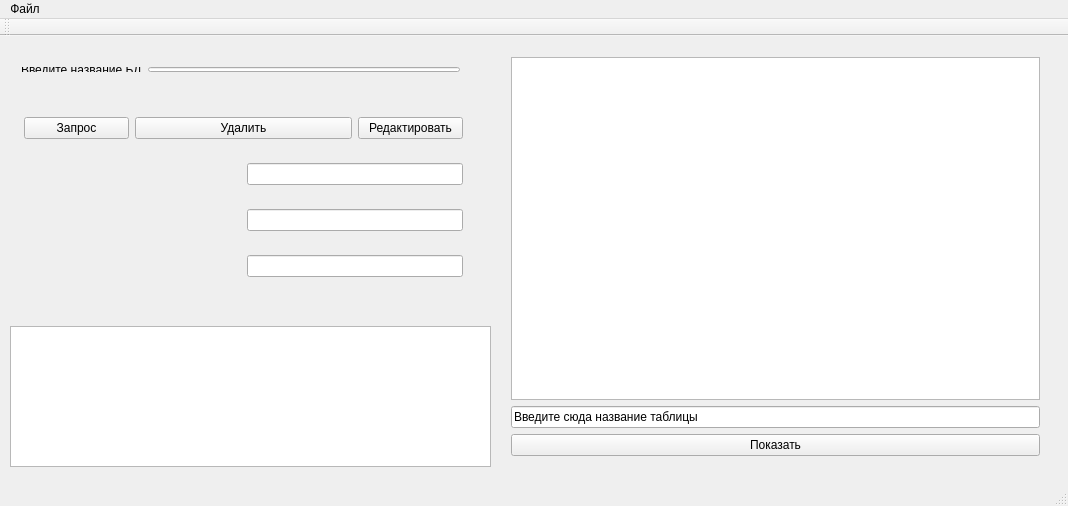
<?xml version="1.0" encoding="UTF-8"?>
<ui version="4.0">
 <class>MainWindow</class>
 <widget class="QMainWindow" name="MainWindow">
  <property name="geometry">
   <rect>
    <x>0</x>
    <y>0</y>
    <width>1068</width>
    <height>506</height>
   </rect>
  </property>
  <property name="windowTitle">
   <string>MainWindow</string>
  </property>
  <widget class="QWidget" name="centralWidget">
   <widget class="QWidget" name="verticalLayoutWidget">
    <property name="geometry">
     <rect>
      <x>500</x>
      <y>10</y>
      <width>551</width>
      <height>421</height>
     </rect>
    </property>
    <layout class="QVBoxLayout" name="verticalLayout">
     <item>
      <widget class="QTableView" name="tableView"/>
     </item>
     <item>
      <widget class="QLineEdit" name="editNameTb">
       <property name="text">
        <string>Введите сюда название таблицы</string>
       </property>
      </widget>
     </item>
     <item>
      <widget class="QPushButton" name="showDB">
       <property name="text">
        <string>Показать</string>
       </property>
      </widget>
     </item>
    </layout>
   </widget>
   <widget class="QTextEdit" name="editStatus">
    <property name="geometry">
     <rect>
      <x>10</x>
      <y>290</y>
      <width>481</width>
      <height>141</height>
     </rect>
    </property>
   </widget>
   <widget class="QWidget" name="layoutWidget">
    <property name="geometry">
     <rect>
      <x>13</x>
      <y>52</y>
      <width>461</width>
      <height>221</height>
     </rect>
    </property>
    <layout class="QGridLayout" name="gridLayout">
     <item row="0" column="0">
      <widget class="QPushButton" name="buttQuery">
       <property name="text">
        <string>Запрос</string>
       </property>
      </widget>
     </item>
     <item row="0" column="3">
      <widget class="QPushButton" name="buttQueryEdit">
       <property name="text">
        <string>Редактировать</string>
       </property>
      </widget>
     </item>
     <item row="1" column="0" colspan="2">
      <widget class="QLabel" name="labQuery1">
       <property name="text">
        <string/>
       </property>
      </widget>
     </item>
     <item row="2" column="0" colspan="2">
      <widget class="QLabel" name="labQuery2">
       <property name="text">
        <string/>
       </property>
      </widget>
     </item>
     <item row="3" column="0" colspan="2">
      <widget class="QLabel" name="labQuery3">
       <property name="text">
        <string/>
       </property>
      </widget>
     </item>
     <item row="1" column="2" colspan="2">
      <widget class="QLineEdit" name="edit1"/>
     </item>
     <item row="2" column="2" colspan="2">
      <widget class="QLineEdit" name="edit2"/>
     </item>
     <item row="3" column="2" colspan="2">
      <widget class="QLineEdit" name="edit3"/>
     </item>
     <item row="0" column="1" colspan="2">
      <widget class="QPushButton" name="buttQueryDell">
       <property name="text">
        <string>Удалить</string>
       </property>
      </widget>
     </item>
    </layout>
   </widget>
   <widget class="QWidget" name="layoutWidget">
    <property name="geometry">
     <rect>
      <x>10</x>
      <y>20</y>
      <width>461</width>
      <height>27</height>
     </rect>
    </property>
    <layout class="QHBoxLayout" name="horizontalLayout">
     <item>
      <widget class="QLabel" name="labelname">
       <property name="text">
        <string>Введите название БД</string>
       </property>
      </widget>
     </item>
     <item>
      <widget class="QLineEdit" name="Editname"/>
     </item>
    </layout>
   </widget>
  </widget>
  <widget class="QMenuBar" name="menuBar">
   <property name="geometry">
    <rect>
     <x>0</x>
     <y>0</y>
     <width>1068</width>
     <height>22</height>
    </rect>
   </property>
   <widget class="QMenu" name="menuFIle">
    <property name="title">
     <string>Файл</string>
    </property>
    <addaction name="separator"/>
    <addaction name="actionNew"/>
    <addaction name="actionOpen"/>
    <addaction name="actionSave"/>
    <addaction name="separator"/>
    <addaction name="actionExit"/>
   </widget>
   <addaction name="menuFIle"/>
  </widget>
  <widget class="QToolBar" name="mainToolBar">
   <attribute name="toolBarArea">
    <enum>TopToolBarArea</enum>
   </attribute>
   <attribute name="toolBarBreak">
    <bool>false</bool>
   </attribute>
  </widget>
  <widget class="QStatusBar" name="statusBar"/>
  <action name="actionNew">
   <property name="text">
    <string>Новая БД</string>
   </property>
  </action>
  <action name="actionOpen">
   <property name="text">
    <string>Открыть</string>
   </property>
  </action>
  <action name="actionSave">
   <property name="text">
    <string>Сохранить</string>
   </property>
   <property name="shortcut">
    <string>Ctrl+S</string>
   </property>
  </action>
  <action name="actionExit">
   <property name="text">
    <string>Выйти</string>
   </property>
  </action>
 </widget>
 <layoutdefault spacing="6" margin="11"/>
 <resources/>
 <connections/>
</ui>
